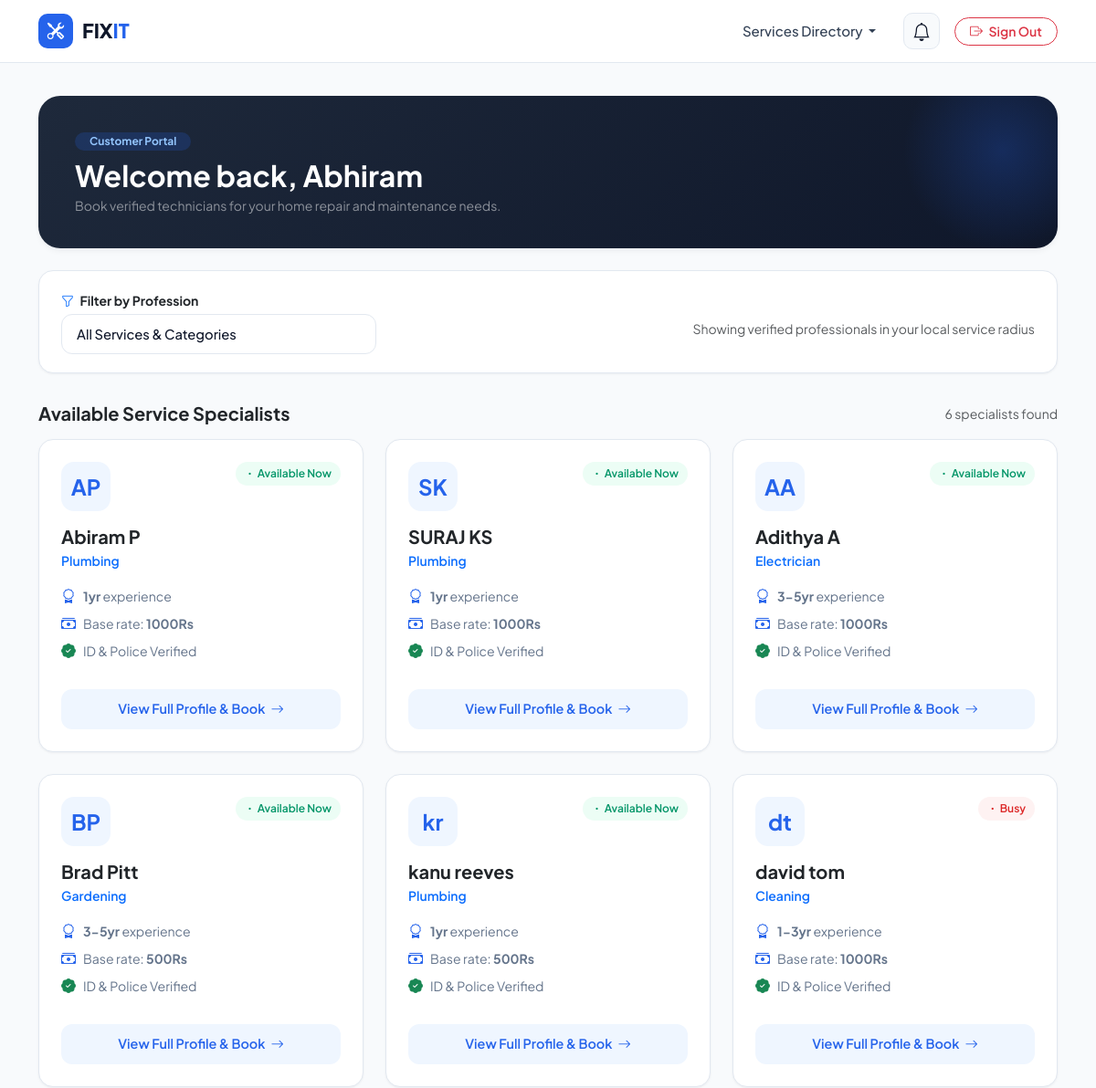
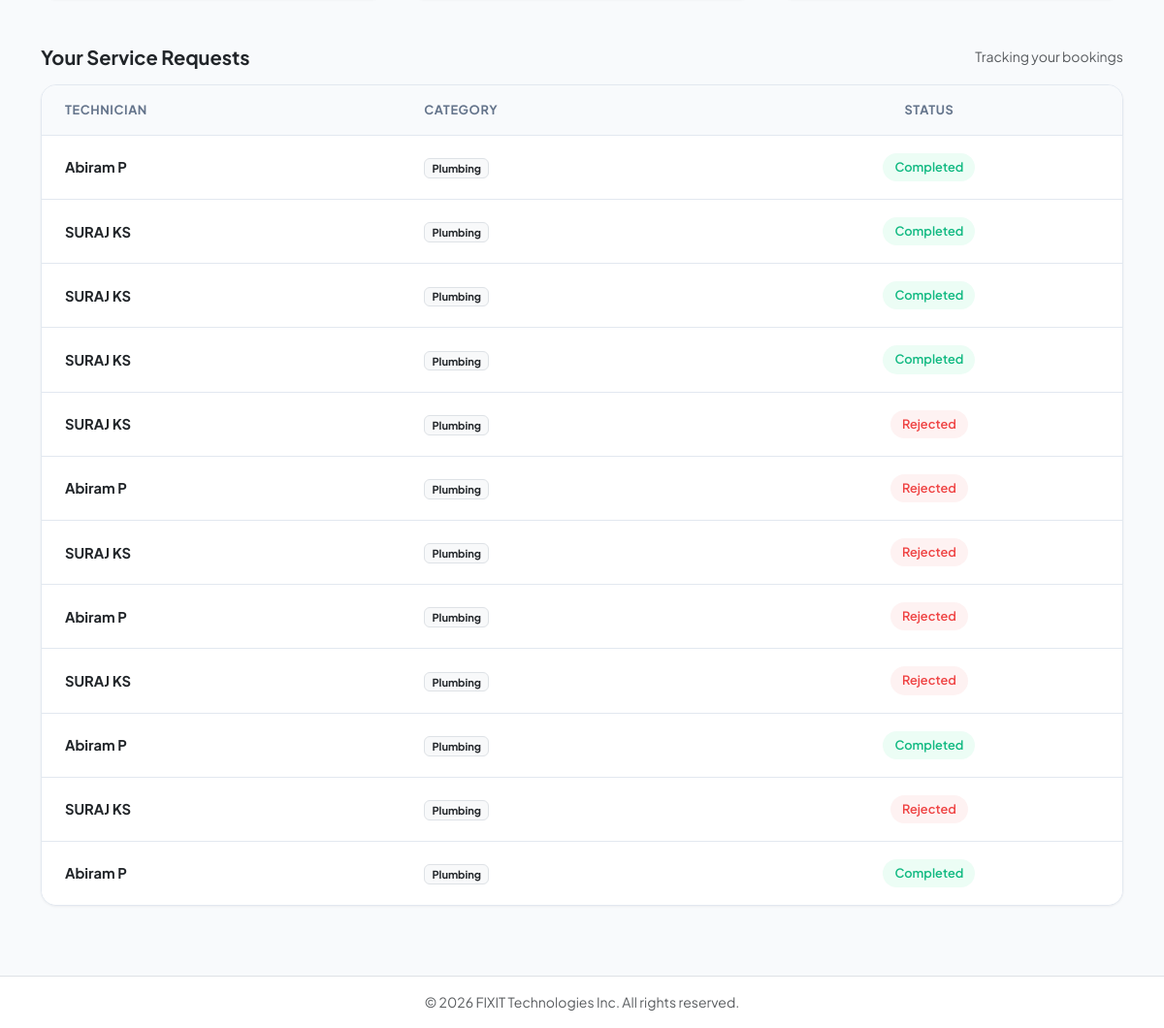
/user_dashboard/ (signed in), run on the app's committed database (2 pictures, top to bottom).
### mainapp/models.py (models this page shows, shortened)
class User(models.Model):
    name = models.CharField(max_length=100)
    email = models.EmailField(max_length=100,  unique=True)
    password = models.CharField(max_length=100)
    phone = models.BigIntegerField(unique=True)  # ✅ Change to BigIntegerField
    address = models.TextField(default="Not provided")
    city = models.CharField(max_length=100 ,default="Unknown")
    confirm_password = models.CharField(max_length=100)

class Worker(models.Model):
    TITLE_CHOICES = [
        ('Mr', 'Mr.'),
        ('Ms', 'Ms.'),
    ]
    STATUS_CHOICES = [
        ('pending', 'Pending'),
        ('approved', 'Approved'),
        ('rejected', 'Rejected'),
    ]
    title = models.CharField(max_length=10, choices=TITLE_CHOICES, default='Mr')
    first_name = models.CharField(max_length=100)
    last_name = models.CharField(max_length=100)
    email = models.EmailField(max_length=100, unique=True)
    password = models.CharField(max_length=255)  # Hashed password storage
    gender = models.CharField(max_length=10, choices=[('Male', 'Male'), ('Female', 'Female')])
    phone = models.CharField(max_length=15)
    profession = models.TextField()
    experience = models.TextField()
    amount = models.TextField()
    status = models.BooleanField(default=True, )  # Worker availability
    is_approved = models.BooleanField(default=False)  # New field

class Request(models.Model):
    user = models.ForeignKey(User, on_delete=models.CASCADE)
    worker = models.ForeignKey(Worker, on_delete=models.CASCADE)
    status = models.CharField(max_length=20, choices=[('Pending', 'Pending'), ('Accepted', 'Accepted'), ('Rejected', 'Rejected'),('Completed', 'Completed') ], default='Pending')
    created_at = models.DateTimeField(auto_now_add=True)

### mainapp/views.py (the view)
# urls.py: path("user_dashboard/", user_dashboard, name="user_dashboard"),
def user_dashboard(request):
    if "user_id" not in request.session:
        return redirect("user_login")
    user = User.objects.get(id=request.session["user_id"])
    professions = Worker.objects.values_list('profession', flat=True).distinct()
    selected_profession = request.GET.get("profession", "")
    if selected_profession:
        workers = Worker.objects.filter(profession=selected_profession)
    else:
        workers = Worker.objects.all()
    requests = Request.objects.filter(user=user)
    worker_emails = requests.values_list('worker__email', flat=True)
    notifications = Notification.objects.filter(worker_email__in=worker_emails,type__in=['accept', 'reject', 'complete']).order_by('-created_at')[:10]
    return render(request, "user_dashboard.html", {
        "user": user,
        "workers": workers,
        "requests": requests,
        "professions": professions,
        "selected_profession": selected_profession,
        "notifications": notifications
    })

### mainapp/templates/user_dashboard.html (shortened to what this page needs)
{% load static %}
<!DOCTYPE html>
<html lang="en">
<head>
    <link href="https://cdn.jsdelivr.net/npm/bootstrap@5.3.3/dist/css/bootstrap.min.css" rel="stylesheet">
    <link rel="stylesheet" href="https://cdnjs.cloudflare.com/ajax/libs/bootstrap-icons/1.11.3/font/bootstrap-icons.min.css">
</head>
<body>
    <nav class="dash-navbar">
        <div class="container">
            <div class="d-flex align-items-center justify-content-between">
                <a class="brand-logo-wrap" href="{% url 'home' %}">
                    <div class="brand-icon-box"><i class="bi bi-tools"></i></div>
                    <h1 class="brand-name">FIX<span>IT</span></h1>
                </a>
                <div class="d-flex align-items-center gap-3">
                    <div class="dropdown d-none d-md-block">
                        <a class="nav-link dropdown-toggle" href="#" role="button" data-bs-toggle="dropdown">
                            Services Directory
                        </a>
                    </div>
                    <div class="notification-trigger" data-bs-toggle="offcanvas" data-bs-target="#notificationOffcanvas" title="Notifications">
                        <i class="bi bi-bell fs-5"></i>
                    </div>
                    <button class="btn btn-outline-danger btn-sm px-3 rounded-pill fw-semibold" data-bs-toggle="modal" data-bs-target="#logoutModal">
                        <i class="bi bi-box-arrow-right me-1"></i> Sign Out
                    </button>
                </div>
            </div>
        </div>
    </nav>
    <main class="flex-grow-1">
        <section class="dashboard-hero">
            <div class="container">
                <div class="welcome-card mb-4">
                    <span class="badge bg-primary-subtle text-primary fw-bold px-3 py-1 rounded-pill mb-2" style="background-color: rgba(37,99,235,0.2) !important; color: #93c5fd !important;">Customer Portal</span>
                    <h2 class="fw-bold mb-1">Welcome back, {{ user.name }}</h2>
                    <p class="mb-0 text-white-50 small">Book verified technicians for your home repair and maintenance needs.</p>
                </div>
                <div class="filter-card">
                    <form method="GET" action="{% url 'user_dashboard' %}" class="row g-3 align-items-center">
                        <div class="col-md-4">
                            <label class="form-label text-dark fw-bold small mb-1"><i class="bi bi-funnel me-1 text-primary"></i> Filter by Profession</label>
                            <select name="profession" class="form-select form-select-clean" onchange="this.form.submit()">
                                <option value="">All Services & Categories</option>
                            </select>
                        </div>
                        <div class="col-md-8 text-md-end text-muted small pt-md-3">
                            <span>Showing verified professionals in your local service radius</span>
                        </div>
                    </form>
                </div>
                <div class="d-flex justify-content-between align-items-center mb-3">
                    <h3 class="fw-bold fs-5 mb-0 text-dark">Available Service Specialists</h3>
                    <span class="text-muted small">{{ workers|length }} specialists found</span>
                </div>
                <div class="row g-4 mb-5">
                    {% for worker in workers %}
                    <div class="col-md-6 col-lg-4">
                        <div class="worker-card">
                            <div class="d-flex justify-content-between align-items-start mb-3">
                                <div class="worker-avatar-box">
                                    {{ worker.first_name|slice:":1" }}{{ worker.last_name|slice:":1" }}
                                </div>
                                {% if worker.status %}
                                <span class="badge-status badge-available"><i class="bi bi-dot"></i> Available Now</span>
                                {% else %}
                                <span class="badge-status badge-busy"><i class="bi bi-dot"></i> Busy</span>
                                {% endif %}
                            </div>
                            <h4 class="fw-bold fs-5 mb-1 text-dark">{{ worker.first_name }} {{ worker.last_name }}</h4>
                            <p class="text-primary fw-semibold small mb-3">{{ worker.profession }}</p>
                            <div class="mb-4">
                                <div class="worker-spec-item">
                                    <i class="bi bi-award"></i>
                                    <span><strong>{{ worker.experience }}</strong> experience</span>
                                </div>
                                <div class="worker-spec-item">
                                    <i class="bi bi-cash-stack"></i>
                                    <span>Base rate: <strong>{{ worker.amount }}</strong></span>
                                </div>
                                <div class="worker-spec-item">
                                    <i class="bi bi-patch-check-fill text-success"></i>
                                    <span>ID & Police Verified</span>
                                </div>
                            </div>
                            <div class="mt-auto">
                                <a href="{% url 'view_worker' worker.id %}" class="btn-view-profile">
                                    View Full Profile & Book <i class="bi bi-arrow-right"></i>
                                </a>
                            </div>
                        </div>
                    </div>
                    {% endfor %}
                </div>
                <div class="d-flex justify-content-between align-items-center mb-3">
                    <h3 class="fw-bold fs-5 mb-0 text-dark">Your Service Requests</h3>
                    <span class="text-muted small">Tracking your bookings</span>
                </div>
                <div class="requests-card">
                    <div class="table-responsive">
                        <table class="table table-custom">
                            <thead>
                                <tr>
                                    <th>Technician</th>
                                    <th>Category</th>
                                    <th class="text-center">Status</th>
                                </tr>
                            </thead>
                            <tbody>
                                {% for request in requests %}
                                <tr>
                                    <td>
                                        <div class="fw-bold text-dark">{{ request.worker.first_name }} {{ request.worker.last_name }}</div>
                                    </td>
                                    <td>
                                        <span class="badge bg-light text-dark border">{{ request.worker.profession }}</span>
                                    </td>
                                    <td class="text-center">
                                        <span class="pill-status
                                            {% if request.status == 'Pending' %}pill-pending
                                            {% elif request.status == 'Accepted' %}pill-accepted
                                            {% elif request.status == 'Rejected' %}pill-rejected
                                            {% elif request.status == 'Completed' %}pill-completed
                                            {% else %}pill-pending{% endif %}">
                                            {{ request.status }}
                                        </span>
                                    </td>
                                </tr>
                                {% empty %}
                                <tr>
                                    <td colspan="3" class="text-center py-4 text-muted small">
                                        You have not made any service requests yet. Browse the specialists above to get started.
                                    </td>
                                </tr>
                                {% endfor %}
                            </tbody>
                        </table>
                    </div>
                </div>
            </div>
        </section>
    </main>
    <footer class="border-top py-3 text-center text-muted small bg-white mt-auto">
        © 2026 FIXIT Technologies Inc. All rights reserved.
    </footer>
</body>
</html>

### data on the page
User: name "Abhiram"
Worker: first_name "A", last_name "P", status True (drawn), first_name "Abiram", profession "Plumbing", experience "1yr", amount "1000Rs"
Worker: first_name "S", last_name "K", status True (drawn), first_name "SURAJ", last_name "KS", profession "Plumbing", experience "1yr", amount "1000Rs"
Worker: first_name "A", last_name "A", status True (drawn), first_name "Adithya", profession "Electrician", experience "3-5yr", amount "1000Rs"
Worker: first_name "B", last_name "P", status True (drawn), first_name "Brad", last_name "Pitt", profession "Gardening", experience "3-5yr", amount "500Rs"
Worker: first_name "k", last_name "r", status True (drawn), first_name "kanu", last_name "reeves", profession "Plumbing", experience "1yr", amount "500Rs"
Worker: first_name "d", last_name "t", status False (drawn), first_name "david", last_name "tom", profession "Cleaning", experience "1-3yr", amount "1000Rs"
Request: worker.first_name "Abiram", worker.last_name "P", worker.profession "Plumbing", status "Completed"
Request: worker.first_name "SURAJ", worker.last_name "KS", worker.profession "Plumbing", status "Completed"
Request: worker.first_name "SURAJ", worker.last_name "KS", worker.profession "Plumbing", status "Completed"
Request: worker.first_name "SURAJ", worker.last_name "KS", worker.profession "Plumbing", status "Completed"
Request: worker.first_name "SURAJ", worker.last_name "KS", worker.profession "Plumbing", status "Rejected"
Request: worker.first_name "Abiram", worker.last_name "P", worker.profession "Plumbing", status "Rejected"
Request: worker.first_name "SURAJ", worker.last_name "KS", worker.profession "Plumbing", status "Rejected"
Request: worker.first_name "Abiram", worker.last_name "P", worker.profession "Plumbing", status "Rejected"
Request: worker.first_name "SURAJ", worker.last_name "KS", worker.profession "Plumbing", status "Rejected"
Request: worker.first_name "Abiram", worker.last_name "P", worker.profession "Plumbing", status "Completed"
Request: worker.first_name "SURAJ", worker.last_name "KS", worker.profession "Plumbing", status "Rejected"
Request: worker.first_name "Abiram", worker.last_name "P", worker.profession "Plumbing", status "Completed"

### other printed values
{{ workers|length }} "6"
